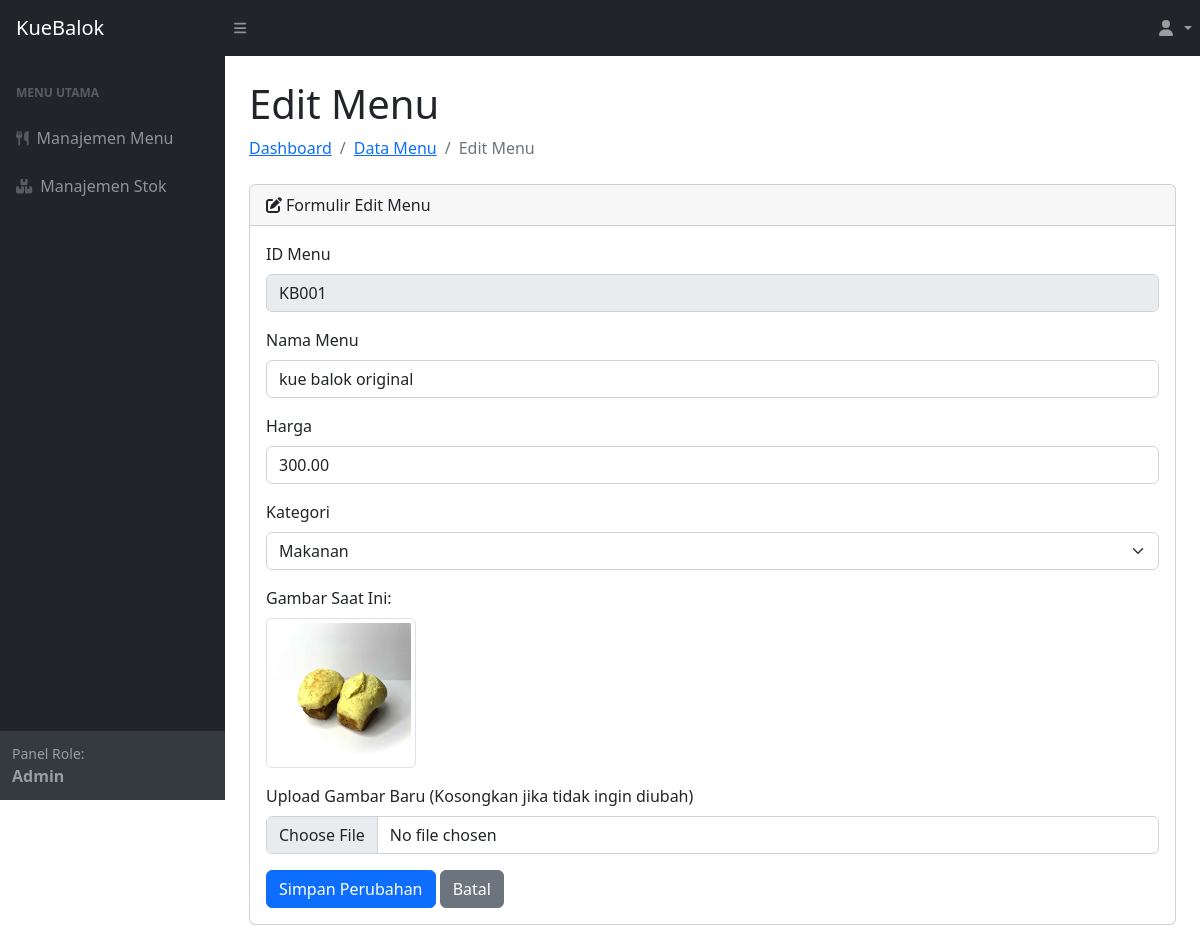
/users/admin/menu/menu_edit.php?id_produk=KB001 (signed in), run on the app's committed database.
### tables this page shows
CREATE TABLE `produk` (
  `id_produk` varchar(20) NOT NULL,
  `nama_produk` varchar(100) NOT NULL,
  `kategori` enum('makanan','minuman') NOT NULL,
  `harga` decimal(12,2) NOT NULL DEFAULT '0.00',
  `stok` int NOT NULL DEFAULT '0',
  `poto_produk` varchar(255) DEFAULT 'default.jpg',
  `status_produk` enum('aktif','tidak aktif') NOT NULL DEFAULT 'aktif',
  `dibuat_pada` timestamp NOT NULL DEFAULT CURRENT_TIMESTAMP
);

### users/admin/menu/menu_edit.php (the view, shortened to what this page needs)
<?php
include('../../../koneksi.php');
$id_produk = $_GET['id_produk'];
$stmt = mysqli_prepare($koneksi, "SELECT * FROM produk WHERE id_produk = ?");
mysqli_stmt_bind_param($stmt, "s", $id_produk);
mysqli_stmt_execute($stmt);
$result = mysqli_stmt_get_result($stmt);
$data = mysqli_fetch_assoc($result);
?>
<!DOCTYPE html>
<html lang="id">
<head>
    <link href="../../../css/styles.css" rel="stylesheet" />
</head>
<body class="sb-nav-fixed">
    <?php include "../inc/navbar.php"; ?>
    <div id="layoutSidenav">
        <div id="layoutSidenav_nav">
            <?php include "../inc/sidebar.php"; ?>
        </div>
        <div id="layoutSidenav_content">
            <main>
                <div class="container-fluid px-4">
                    <h1 class="mt-4">Edit Menu</h1>
                    <ol class="breadcrumb mb-4">
                        <li class="breadcrumb-item"><a href="../index.php">Dashboard</a></li>
                        <li class="breadcrumb-item"><a href="data_menu.php">Data Menu</a></li>
                        <li class="breadcrumb-item active">Edit Menu</li>
                    </ol>
                    <div class="card mb-4">
                        <div class="card-header"><i class="fas fa-edit me-1"></i>Formulir Edit Menu</div>
                        <div class="card-body">
                            <form method="POST" enctype="multipart/form-data">
                                <div class="mb-3">
                                    <label for="id_produk_display" class="form-label">ID Menu</label>
                                    <input type="text" class="form-control" id="id_produk_display" value="<?= htmlspecialchars($data['id_produk']) ?>" disabled>
                                </div>
                                <div class="mb-3">
                                    <label for="nama_produk" class="form-label">Nama Menu</label>
                                    <input type="text" class="form-control" name="nama_produk" id="nama_produk" value="<?= htmlspecialchars($data['nama_produk']) ?>" required>
                                </div>
                                <div class="mb-3">
                                    <label for="harga" class="form-label">Harga</label>
                                    <input type="number" class="form-control" name="harga" id="harga" value="<?= htmlspecialchars($data['harga']) ?>" required>
                                </div>
                                <div class="mb-3">
                                    <label for="kategori" class="form-label">Kategori</label>
                                    <select class="form-select" name="kategori" id="kategori" required>
                                        <option value="makanan" <?= ($data['kategori'] === 'makanan') ? 'selected' : '' ?>>Makanan</option>
                                    </select>
                                </div>
                                <div class="mb-3">
                                    <label class="form-label">Gambar Saat Ini:</label><br>
                                    <img src="../../../assets/img/produk/<?= htmlspecialchars($data['poto_produk']) ?>" width="150" alt="Gambar saat ini" class="img-thumbnail">
                                </div>
                                <div class="mb-3">
                                    <label for="gambar" class="form-label">Upload Gambar Baru (Kosongkan jika tidak ingin diubah)</label>
                                    <input class="form-control" type="file" name="gambar" id="gambar">
                                </div>
                                <button type="submit" name="submit" class="btn btn-primary">Simpan Perubahan</button>
                                <a href="data_menu.php" class="btn btn-secondary">Batal</a>
                            </form>
                        </div>
                    </div>
                </div>
            </main>
            </div>
    </div>
</body>
</html>

### data on the page
produk: id_produk "KB001", nama_produk "kue balok original", harga "300.00", kategori "Makanan", poto_produk (picture)

### other printed values
$_SESSION['user']['jabatan'] "Admin"
